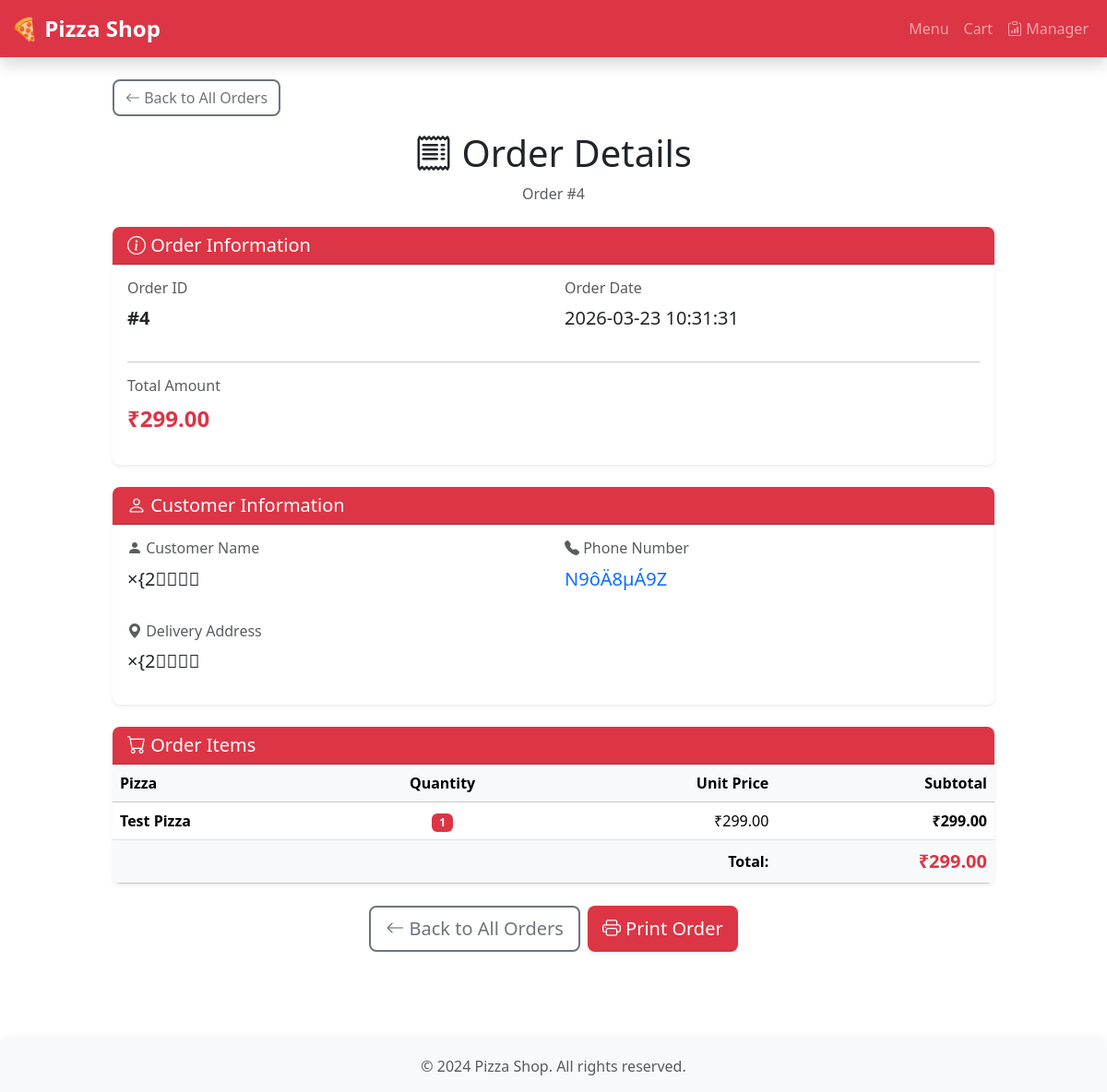
The page /manager/orders/4 on the database its author committed.
### tables this page shows
CREATE TABLE orders (
                id INTEGER PRIMARY KEY AUTOINCREMENT,
                customer_name TEXT NOT NULL,
                phone TEXT NOT NULL,
                address TEXT NOT NULL,
                total_price REAL NOT NULL,
                order_date TIMESTAMP DEFAULT CURRENT_TIMESTAMP
            );

CREATE TABLE order_items (
                id INTEGER PRIMARY KEY AUTOINCREMENT,
                order_id INTEGER NOT NULL,
                pizza_id INTEGER NOT NULL,
                pizza_name TEXT NOT NULL,
                price REAL NOT NULL,
                quantity INTEGER NOT NULL,
                FOREIGN KEY (order_id) REFERENCES orders(id),
                FOREIGN KEY (pizza_id) REFERENCES pizzas(id)
            );

### app.py (the view)
@app.route('/manager/orders/<int:order_id>')
def manager_order_detail(order_id):
    try:
        order = OrderProcessor.get_order_by_id(order_id)
        if order is None:
            logger.warning(f"Manager accessed non-existent order ID: {order_id}")
            return render_template('404.html'), 404
        return render_template('manager/order_detail.html', order=order)
    except Exception as e:
        logger.error(f"Error loading order detail for order {order_id}: {str(e)}")
        return render_template('500.html'), 500

### app.py (called while the page is built)
def get_db_connection():
    try:
        conn = sqlite3.connect(DATABASE)
        conn.row_factory = sqlite3.Row
        return conn
    except sqlite3.Error as e:
        logger.error(f"Database connection error: {str(e)}")
        raise Exception(f"Failed to connect to database: {str(e)}")

### templates/manager/order_detail.html (shortened to what this page needs)
{% extends "base.html" %}  {% block content %}
<div class="container">
  <div class="row justify-content-center">
    <div class="col-lg-10">
      <div class="mb-4">
        <a href="/manager/orders" class="btn btn-outline-secondary mb-3">
          <i class="bi bi-arrow-left"></i> Back to All Orders
        </a>
        <h1 class="text-center"><i class="bi bi-receipt"></i> Order Details</h1>
        <p class="text-center text-muted">Order #{{ order.id }}</p>
      </div>
      <div class="card shadow-sm mb-4">
        <div class="card-header bg-danger text-white">
          <h5 class="mb-0">
            <i class="bi bi-info-circle"></i> Order Information
          </h5>
        </div>
        <div class="card-body">
          <div class="row">
            <div class="col-md-6">
              <h6 class="text-muted">Order ID</h6>
              <p class="fs-5"><strong>#{{ order.id }}</strong></p>
            </div>
            <div class="col-md-6">
              <h6 class="text-muted">Order Date</h6>
              <p class="fs-5">{{ order.order_date }}</p>
            </div>
          </div>
          <hr />
          <div class="row">
            <div class="col-md-6">
              <h6 class="text-muted">Total Amount</h6>
              <p class="fs-4 text-danger">
                <strong>₹{{ "%.2f"|format(order.total_price) }}</strong>
              </p>
            </div>
          </div>
        </div>
      </div>
      <div class="card shadow-sm mb-4">
        <div class="card-header bg-danger text-white">
          <h5 class="mb-0">
            <i class="bi bi-person"></i> Customer Information
          </h5>
        </div>
        <div class="card-body">
          <div class="row mb-3">
            <div class="col-md-6">
              <h6 class="text-muted">
                <i class="bi bi-person-fill"></i> Customer Name
              </h6>
              <p class="fs-5">{{ order.customer_name }}</p>
            </div>
            <div class="col-md-6">
              <h6 class="text-muted">
                <i class="bi bi-telephone-fill"></i> Phone Number
              </h6>
              <p class="fs-5">
                <a href="tel:{{ order.phone }}" class="text-decoration-none">
                  {{ order.phone }}
                </a>
              </p>
            </div>
          </div>
          <div class="row">
            <div class="col-12">
              <h6 class="text-muted">
                <i class="bi bi-geo-alt-fill"></i> Delivery Address
              </h6>
              <p class="fs-5">{{ order.address }}</p>
            </div>
          </div>
        </div>
      </div>
      <div class="card shadow-sm mb-4">
        <div class="card-header bg-danger text-white">
          <h5 class="mb-0"><i class="bi bi-cart"></i> Order Items</h5>
        </div>
        <div class="card-body p-0">
          <div class="table-responsive">
            <table class="table table-hover mb-0">
              <thead class="table-light">
                <tr>
                  <th scope="col">Pizza</th>
                  <th scope="col" class="text-center">Quantity</th>
                  <th scope="col" class="text-end">Unit Price</th>
                  <th scope="col" class="text-end">Subtotal</th>
                </tr>
              </thead>
              <tbody>
                {% for item in order['items'] %}
                <tr>
                  <td>
                    <strong>{{ item.pizza_name }}</strong>
                  </td>
                  <td class="text-center">
                    <span class="badge bg-danger">{{ item.quantity }}</span>
                  </td>
                  <td class="text-end">₹{{ "%.2f"|format(item.price) }}</td>
                  <td class="text-end">
                    <strong
                      >₹{{ "%.2f"|format(item.price * item.quantity) }}</strong
                    >
                  </td>
                </tr>
                {% endfor %}
              </tbody>
              <tfoot class="table-light">
                <tr>
                  <th colspan="3" class="text-end">Total:</th>
                  <th class="text-end text-danger fs-5">
                    ₹{{ "%.2f"|format(order.total_price) }}
                  </th>
                </tr>
              </tfoot>
            </table>
          </div>
        </div>
      </div>
      <div class="d-grid gap-2 d-md-flex justify-content-md-center mb-4">
        <a href="/manager/orders" class="btn btn-outline-secondary btn-lg">
          <i class="bi bi-arrow-left"></i> Back to All Orders
        </a>
        <button onclick="window.print()" class="btn btn-danger btn-lg">
          <i class="bi bi-printer"></i> Print Order
        </button>
      </div>
    </div>
  </div>
</div>
<link
  rel="stylesheet"
  href="https://cdn.jsdelivr.net/npm/bootstrap-icons@1.11.1/font/bootstrap-icons.css"
/>
{% endblock %}

### static/css/style.css (style rules this page uses)
:root { --primary-red: #dc3545; --primary-red-hover: #bb2d3b; --primary-red-dark: #a02834; --light-gray: #f8f9fa; --border-radius: 0.5rem; --transition-speed: 0.3s; --shadow-sm: 0 0.125rem 0.25rem rgba(0, 0, 0, 0.075); --shadow-md: 0 0.5rem 1rem rgba(0, 0, 0, 0.15); --shadow-hover: 0 0.75rem 1.5rem rgba(0, 0, 0, 0.2); }
body { min-height: 100vh; display: flex; flex-direction: column; }
.btn { border-radius: var(--border-radius); font-weight: 500; transition: all var(--transition-speed) ease; border: none; }
.btn-danger { background-color: var(--primary-red); box-shadow: var(--shadow-sm); }
.btn-outline-secondary { border: 2px solid #6c757d; transition: all var(--transition-speed) ease; }
.card { border-radius: var(--border-radius); border: none; transition: all var(--transition-speed) ease; }
.card.shadow-sm { box-shadow: var(--shadow-sm); }
.card-header { border-radius: var(--border-radius) var(--border-radius) 0 0 !important; font-weight: 600; }
.table { border-radius: var(--border-radius); overflow: hidden; }
.table-hover tbody tr { transition: all var(--transition-speed) ease; }
@media (min-width: 769px) { .container { max-width: 1200px; } }

### rows shown on the page
orders: id "4", order_date "2026-03-23 10:31:31", total_price "299.00", customer_name "×{2 񵲲\u001a", phone "N9ôÄ8µÁ9Z", address "×{2 񵲲\u001a"
order_items: pizza_name "Test Pizza", quantity "1", price "299.00", item.price*item.quantity "299.00"
